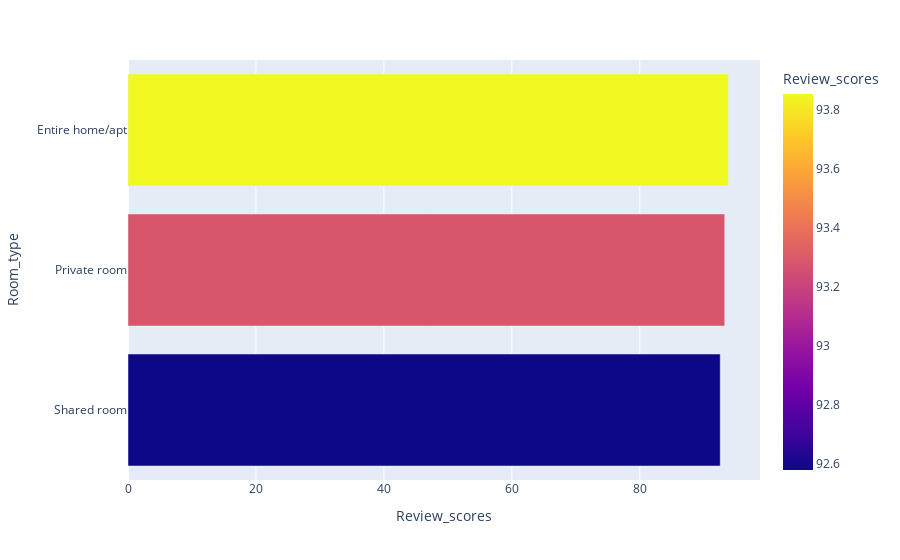

Notebook code cell kept with this figure:
### Code cell
review_data = df.groupby('Room_type',as_index=False)['Review_scores'].mean().sort_values(by='Review_scores')
fig = px.bar(data_frame=review_data , y='Room_type', x='Review_scores', color='Review_scores')
fig.show()

### Figure 1 — Plotly figure (JSON) as saved in the notebook; plotly's stock layout.template omitted (floating-point values rounded to 4 significant figures)
{"data": [{"alignmentgroup": "True", "hovertemplate": "Review_scores=%{marker.color}<br>Room_type=%{y}<extra></extra>", "legendgroup": "", "marker": {"color": [92.58, 93.28, 93.85], "coloraxis": "coloraxis", "pattern": {"shape": ""}}, "name": "", "offsetgroup": "", "orientation": "h", "showlegend": false, "textposition": "auto", "type": "bar", "x": [92.58, 93.28, 93.85], "xaxis": "x", "y": ["Shared room", "Private room", "Entire home/apt"], "yaxis": "y"}], "layout": {"barmode": "relative", "coloraxis": {"colorbar": {"title": {"text": "Review_scores"}}, "colorscale": [[0, "#0d0887"], [0.1111, "#46039f"], [0.2222, "#7201a8"], [0.3333, "#9c179e"], [0.4444, "#bd3786"], [0.5556, "#d8576b"], [0.6667, "#ed7953"], [0.7778, "#fb9f3a"], [0.8889, "#fdca26"], [1, "#f0f921"]]}, "legend": {"tracegroupgap": 0}, "margin": {"t": 60}, "xaxis": {"anchor": "y", "domain": [0, 1], "title": {"text": "Review_scores"}}, "yaxis": {"anchor": "x", "domain": [0, 1], "title": {"text": "Room_type"}}}}
